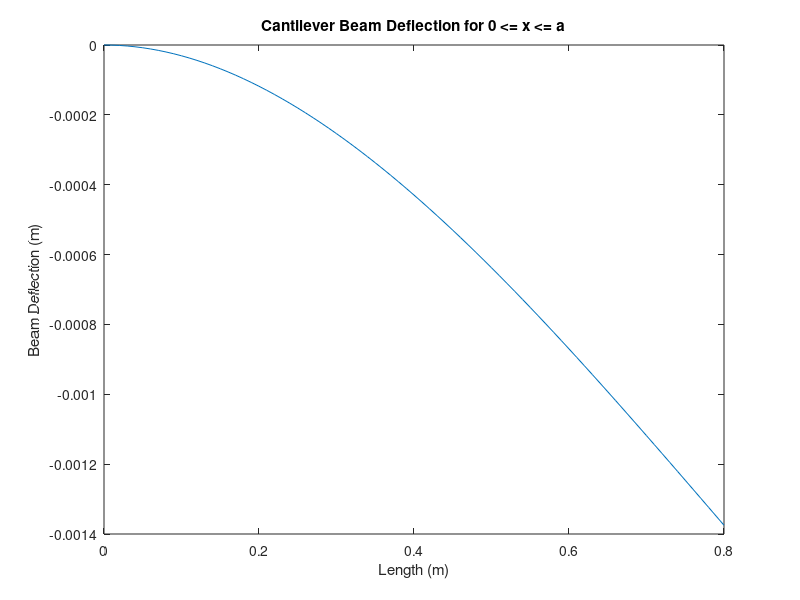
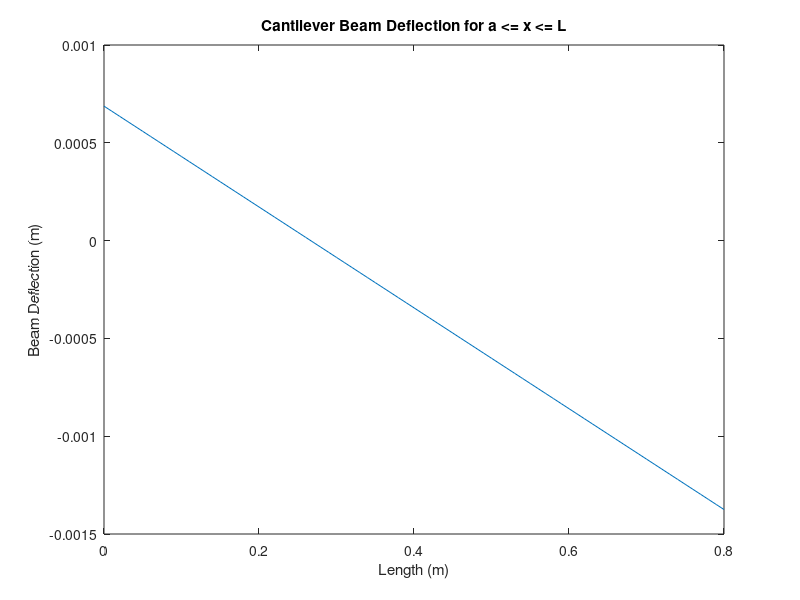

The MATLAB script that drew these images, in order:
close all
clear 
clc

%Program for Calculating Deflection and slopes throughout the beam from
%point loading only
 
% Parameters from the question
E = 200*10^9;
a = 0.8;
b = 0.05;
h = 0.155;
I = (1/12)*(b*h^3);
f = 25000;
 
x = 0:0.01:0.8;
delta_1 = - (f*x.^2)./(6.*E.*I).*(3.*a - x);  % for 0 <= x <= a
delta_2 = - (f*a.^2)./(6.*E.*I).*(3.*x - a);  % for a <= x <= L
 
figure(1)
plot(x, delta_1)
xlabel('Length (m)')
ylabel('Beam Deflection (m)')
title('Cantilever Beam Deflection for 0 <= x <= a')
 
figure(2)
plot(x, delta_2)
xlabel('Length (m)')
ylabel('Beam Deflection (m)')
title('Cantilever Beam Deflection for a <= x <= L')